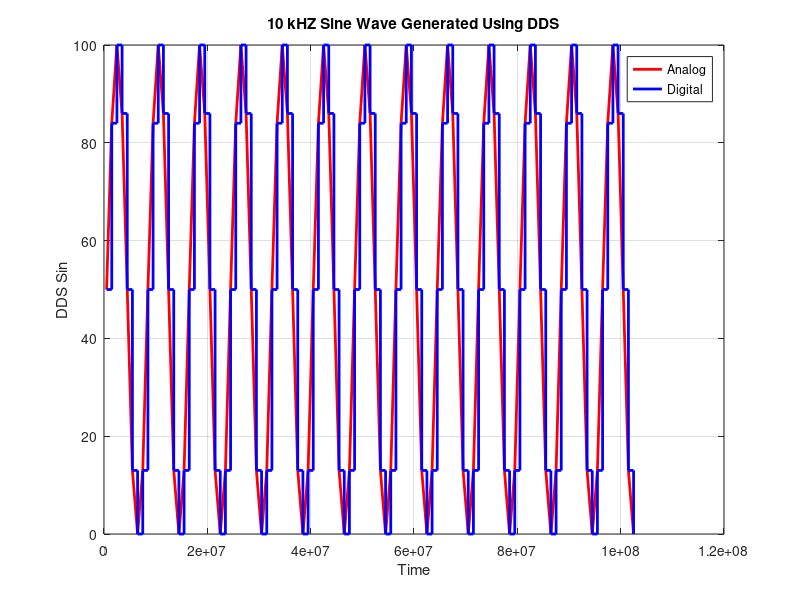

Source code (MATLAB):
% Open the file for reading
fileID = fopen('125kHz.txt', 'r');

% Read the data using fscanf
data = fscanf(fileID, '# KERNEL: Time= %f, Counter= %d, DDS_Sin= %d\n', [3, Inf]);

% Close the file
fclose(fileID);

% Extract counter, DDS_Sin, and time values
time = data(1, :);
counter = data(2, :);
dds_sin = data(3, :);

% Plot the graphs
plot(time, dds_sin, "r", "LineWidth", 2);
hold on
stairs(time, dds_sin, "b", "LineWidth", 2);
hold off

% Add labels and title
legend('Analog', 'Digital');
xlabel('Time');
ylabel('DDS Sin');
title('10 kHZ Sine Wave Generated Using DDS');

% Show the grid
grid on;
